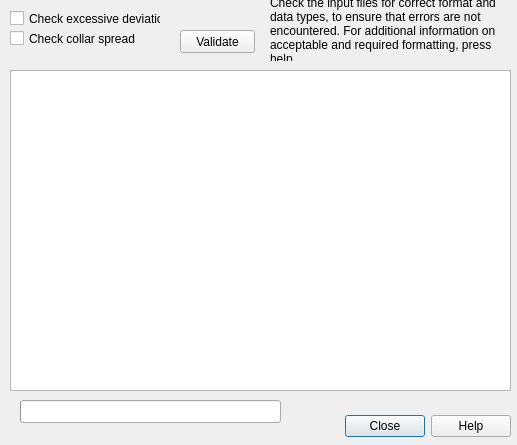
<?xml version="1.0" encoding="UTF-8"?>
<ui version="4.0">
 <class>ValidationLog</class>
 <widget class="QDialog" name="ValidationLog">
  <property name="geometry">
   <rect>
    <x>0</x>
    <y>0</y>
    <width>517</width>
    <height>445</height>
   </rect>
  </property>
  <property name="windowTitle">
   <string>Validation Log</string>
  </property>
  <widget class="QDialogButtonBox" name="buttonBox">
   <property name="geometry">
    <rect>
     <x>170</x>
     <y>410</y>
     <width>341</width>
     <height>32</height>
    </rect>
   </property>
   <property name="orientation">
    <enum>Qt::Horizontal</enum>
   </property>
   <property name="standardButtons">
    <set>QDialogButtonBox::Close|QDialogButtonBox::Help</set>
   </property>
  </widget>
  <widget class="QPlainTextEdit" name="logOutput">
   <property name="geometry">
    <rect>
     <x>10</x>
     <y>70</y>
     <width>501</width>
     <height>321</height>
    </rect>
   </property>
   <property name="textInteractionFlags">
    <set>Qt::TextSelectableByKeyboard|Qt::TextSelectableByMouse</set>
   </property>
   <property name="centerOnScroll">
    <bool>true</bool>
   </property>
  </widget>
  <widget class="QProgressBar" name="progressBar">
   <property name="geometry">
    <rect>
     <x>20</x>
     <y>400</y>
     <width>261</width>
     <height>23</height>
    </rect>
   </property>
   <property name="value">
    <number>0</number>
   </property>
   <property name="textVisible">
    <bool>false</bool>
   </property>
  </widget>
  <widget class="QCheckBox" name="chkDev">
   <property name="geometry">
    <rect>
     <x>10</x>
     <y>10</y>
     <width>151</width>
     <height>17</height>
    </rect>
   </property>
   <property name="text">
    <string>Check excessive deviation</string>
   </property>
  </widget>
  <widget class="QCheckBox" name="chkSpread">
   <property name="geometry">
    <rect>
     <x>10</x>
     <y>30</y>
     <width>151</width>
     <height>17</height>
    </rect>
   </property>
   <property name="text">
    <string>Check collar spread</string>
   </property>
  </widget>
  <widget class="QPushButton" name="btnValidate">
   <property name="geometry">
    <rect>
     <x>180</x>
     <y>30</y>
     <width>75</width>
     <height>23</height>
    </rect>
   </property>
   <property name="text">
    <string>Validate</string>
   </property>
  </widget>
  <widget class="QLabel" name="label">
   <property name="geometry">
    <rect>
     <x>270</x>
     <y>0</y>
     <width>231</width>
     <height>61</height>
    </rect>
   </property>
   <property name="text">
    <string>Check the input files for correct format and data types, to ensure that errors are not encountered. For additional information on acceptable and required formatting, press help</string>
   </property>
   <property name="wordWrap">
    <bool>true</bool>
   </property>
  </widget>
 </widget>
 <resources/>
 <connections>
  <connection>
   <sender>buttonBox</sender>
   <signal>accepted()</signal>
   <receiver>ValidationLog</receiver>
   <slot>accept()</slot>
   <hints>
    <hint type="sourcelabel">
     <x>248</x>
     <y>254</y>
    </hint>
    <hint type="destinationlabel">
     <x>157</x>
     <y>274</y>
    </hint>
   </hints>
  </connection>
  <connection>
   <sender>buttonBox</sender>
   <signal>rejected()</signal>
   <receiver>ValidationLog</receiver>
   <slot>reject()</slot>
   <hints>
    <hint type="sourcelabel">
     <x>316</x>
     <y>260</y>
    </hint>
    <hint type="destinationlabel">
     <x>286</x>
     <y>274</y>
    </hint>
   </hints>
  </connection>
 </connections>
</ui>
